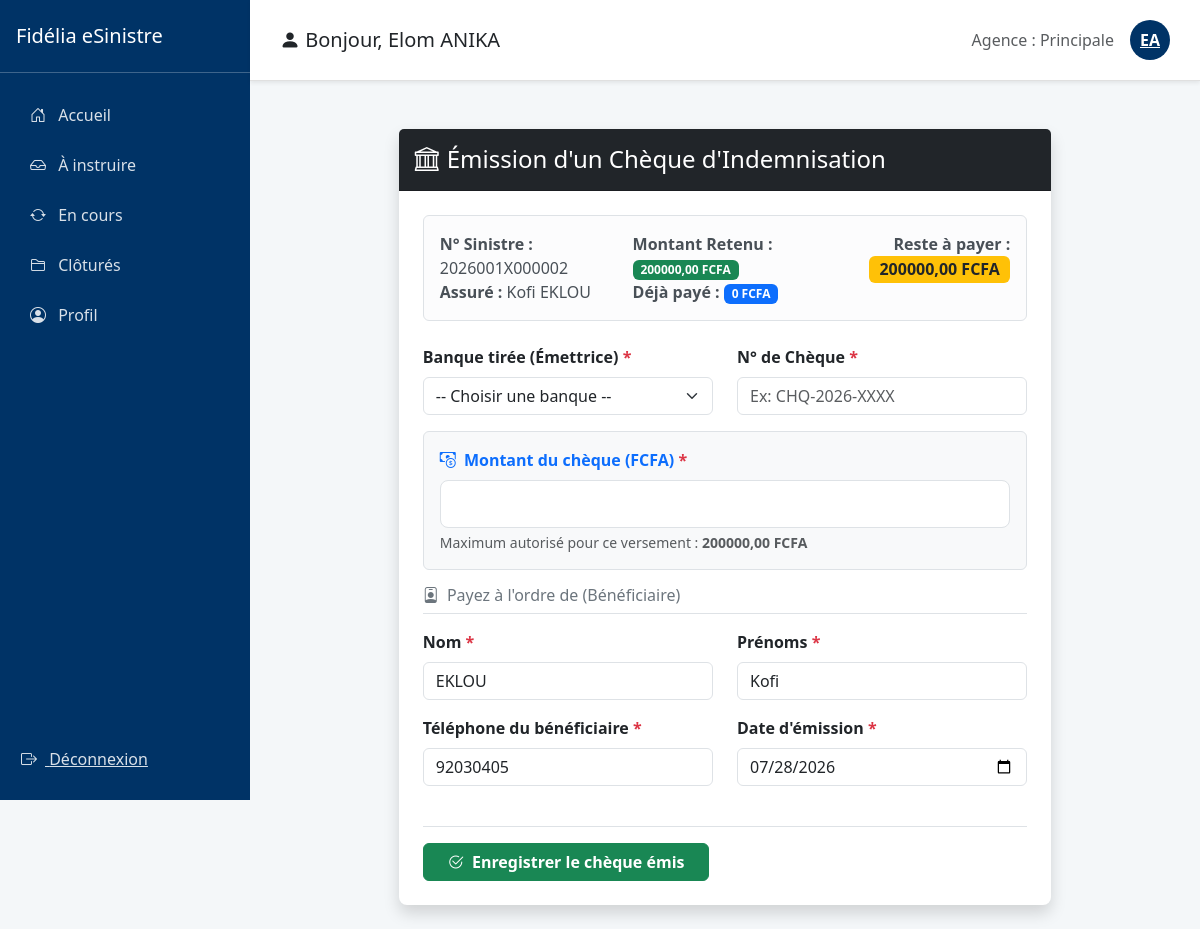
/sinistres/agent/dossier/2/emettre-cheque/ (signed in), run on the app's committed database.
### gestion_sinistres/models.py (models this page shows, shortened)
class Agent(models.Model):
    user = models.OneToOneField(User, on_delete=models.CASCADE, related_name='agent')
    agence = models.ForeignKey(Agence, on_delete=models.SET_NULL, null=True)
    matricule = models.CharField(max_length=20, unique=True)
    telephone = models.CharField(max_length=20, blank=True)
    compte_active = models.BooleanField(default=False)
    doit_changer_mot_de_passe = models.BooleanField(default=True)   # ← nouveau
    tentatives_echouees = models.PositiveSmallIntegerField(default=0)
    bloque_jusqu_a = models.DateTimeField(null=True, blank=True)

class Agence(models.Model):
    nom = models.CharField(max_length=100, unique=True)
    ville = models.ForeignKey('Ville', on_delete=models.SET_NULL, null=True, blank=True)
    def __str__(self):
        return self.nom

class Sinistre(models.Model):
    NATURE_CHOICES = [('C', 'Corporel'), ('M', 'Matériel'), ('X', 'Mixte')]
    STATUS_CHOICES = [
        ('SOUMIS', 'Soumis'),
        ('ATTENTE_COMPLEMENTS', 'En attente de compléments'),
        ('ATTENTE_VALIDATION', 'En attente de validation'),
        ('A_CORRIGER', 'A corriger'),
        ('EN_COURS', 'En cours'),
        ('CHEQUE_EMIS', 'Chèque émis'),
        ('CLOTURE', 'Clôturé'),
        ('SANS_SUITE', 'Sans suite'),
        ('REOUVERT', 'Réouvert'),
    ]
    nom_conducteur = models.CharField(max_length=100)
    immatriculation = models.CharField(max_length=50, blank=True, null=True, verbose_name="Immatriculation")
    numero_sinistre = models.CharField(max_length=20, unique=True)
    statut = models.CharField(max_length=30, choices=STATUS_CHOICES, default='SOUMIS')
    agent_traitant = models.CharField(max_length=100, blank=True, null=True)
    montant_estime = models.DecimalField(max_digits=12, decimal_places=2, default=0)
    prix_retenu = models.DecimalField(max_digits=12, decimal_places=2, null=True, blank=True)
    attestation_generee = models.BooleanField(default=False)
    date_attestation = models.DateTimeField(null=True, blank=True)
    date_cloture = models.DateTimeField(null=True, blank=True)
    indemnisation_validee = models.BooleanField(default=False)
    date_survenance = models.DateTimeField()
    date_declaration = models.DateTimeField(auto_now_add=True)
    heure_approximative = models.TimeField()
    circonstances = models.TextField()
    vehicule = models.ForeignKey(Vehicule, on_delete=models.CASCADE)
    region = models.ForeignKey(Region, on_delete=models.SET_NULL, null=True)
    commune = models.ForeignKey(Commune, on_delete=models.SET_NULL, null=True)
    ville = models.ForeignKey(Ville, on_delete=models.SET_NULL, null=True)
    quartier = models.CharField(max_length=150)
    nature = models.CharField(max_length=1, choices=NATURE_CHOICES)
    numero_point_vente = models.CharField(max_length=10, default="001")
    assure = models.ForeignKey(User, on_delete=models.CASCADE, related_name='sinistres')
    quittance = models.ForeignKey(Quittance, on_delete=models.SET_NULL, null=True, blank=True)
    lettre_derogation = models.FileField(upload_to='sinistres/derogations/', blank=True, null=True)
    autre_vehicule_implique = models.BooleanField(default=False)
    vehicule_adverse_immatriculation = models.CharField(max_length=50, blank=True, null=True)
    vehicule_adverse_marque = models.CharField(max_length=50, blank=True, null=True)
    vehicule_adverse_modele = models.CharField(max_length=50, blank=True, null=True)
    vehicule_adverse_compagnie = models.CharField(max_length=100, blank=True, null=True, verbose_name="Compagnie d'assurance (véhicule adverse)")
    nombre_blesses = models.PositiveSmallIntegerField(default=0)
    nombre_morts = models.PositiveSmallIntegerField(default=0)
    @property
    def total_paye(self):
        return sum(p.montant for p in self.paiements.all())
    @property
    def reste_a_payer(self):
        if not self.prix_retenu:
            return 0
        return self.prix_retenu - self.total_paye

class Assure(models.Model):
    user = models.OneToOneField(User, on_delete=models.CASCADE, related_name='assure')
    numero_police = models.CharField(max_length=50, unique=True)
    telephone = models.CharField(max_length=20, blank=True, null=True)
    agence = models.ForeignKey(Agence, on_delete=models.SET_NULL, null=True, blank=True)
    compte_active = models.BooleanField(default=False)
    politique_confidentialite_acceptee = models.BooleanField(default=False)
    tentatives_echouees = models.PositiveSmallIntegerField(default=0)
    bloque_jusqu_a = models.DateTimeField(null=True, blank=True)

### gestion_sinistres/views.py (the view, shortened to what this page needs)
# urls.py: path('agent/dossier/<int:sinistre_id>/emettre-cheque/', views.emettre_cheque, name='emettre_cheque'),
@login_required
def emettre_cheque(request, sinistre_id):
    sinistre = get_object_or_404(Sinistre, pk=sinistre_id)
    return render(request, 'emettre_cheque.html', {'sinistre': sinistre})

### gestion_sinistres/templates/emettre_cheque.html (shortened to what this page needs)
{% extends 'base_agent.html' %}
{% block content %}
<div class="container mt-4">
    <div class="row justify-content-center">
        <div class="col-md-9">
            <div class="card shadow border-0 rounded-3">
                <div class="card-header bg-dark text-white py-3">
                    <h4 class="card-title mb-0">
                        <i class="bi bi-bank me-2"></i>Émission d'un Chèque d'Indemnisation
                    </h4>
                </div>
                <div class="card-body p-4">
                    <div class="alert alert-light border mb-4">
                        <div class="row g-2">
                            <div class="col-md-4">
                                <strong>N° Sinistre :</strong> {{ sinistre.numero_sinistre }}<br>
                                <strong>Assuré :</strong> {{ sinistre.assure.get_full_name|default:sinistre.assure.username }}
                            </div>
                            <div class="col-md-4">
                                <strong>Montant Retenu :</strong> <span class="badge bg-success">{{ sinistre.prix_retenu|default:"0" }} FCFA</span><br>
                                <strong>Déjà payé :</strong> <span class="badge bg-primary">{{ sinistre.total_paye|default:"0" }} FCFA</span>
                            </div>
                            <div class="col-md-4 text-md-end">
                                <strong>Reste à payer :</strong><br>
                                <span class="badge bg-warning text-dark fs-6">{{ sinistre.reste_a_payer|default:"0" }} FCFA</span>
                            </div>
                        </div>
                    </div>
                    <form method="POST" enctype="multipart/form-data">
                        <div class="row">
                            <div class="col-md-6 mb-3">
                                <label class="form-label fw-bold">Banque tirée (Émettrice) <span class="text-danger">*</span></label>
                                <select name="banque_cheque" class="form-select" required>
                                    <option value="">-- Choisir une banque --</option>
                                </select>
                            </div>
                            <div class="col-md-6 mb-3">
                                <label class="form-label fw-bold">N° de Chèque <span class="text-danger">*</span></label>
                                <input type="text" name="numero_cheque" class="form-control" placeholder="Ex: CHQ-2026-XXXX" required>
                            </div>
                        </div>
                        <div class="mb-3 bg-light p-3 border rounded">
                            <label class="form-label fw-bold text-primary">
                                <i class="bi bi-cash-coin me-1"></i> Montant du chèque (FCFA) <span class="text-danger">*</span>
                            </label>
                            <input type="number"
                                   step="0.01"
                                   name="montant"
                                   class="form-control form-control-lg fw-bold text-success"
                                   max="{{ sinistre.reste_a_payer }}"
                                   value="{{ sinistre.reste_a_payer }}"
                                   required>
                            <div class="form-text">Maximum autorisé pour ce versement : <strong>{{ sinistre.reste_a_payer }} FCFA</strong></div>
                        </div>
                        <h5 class="border-bottom pb-2 mb-3 text-secondary fs-6"><i class="bi bi-person-badge me-1"></i> Payez à l'ordre de (Bénéficiaire)</h5>
                        <div class="row">
                            <div class="col-md-6 mb-3">
                                <label class="form-label fw-bold">Nom <span class="text-danger">*</span></label>
                                <input type="text" name="beneficiaire_nom" class="form-control" value="{{ sinistre.assure.last_name }}" required>
                            </div>
                            <div class="col-md-6 mb-3">
                                <label class="form-label fw-bold">Prénoms <span class="text-danger">*</span></label>
                                <input type="text" name="beneficiaire_prenoms" class="form-control" value="{{ sinistre.assure.first_name }}" required>
                            </div>
                        </div>
                        <div class="row">
                            <div class="col-md-6 mb-3">
                                <label class="form-label fw-bold">Téléphone du bénéficiaire <span class="text-danger">*</span></label>
                                <input type="text" name="beneficiaire_telephone" class="form-control" value="{{ sinistre.assure.assure.telephone|default:'' }}" placeholder="+228 XX XX XX XX" required>
                            </div>
                            <div class="col-md-6 mb-3">
                                <label class="form-label fw-bold">Date d'émission <span class="text-danger">*</span></label>
                                <input type="date" name="date_emission" class="form-control" value="{% now 'Y-m-d' %}" required>
                            </div>
                        </div>
                        <div class="d-flex justify-content-between align-items-center mt-4 pt-3 border-top">
                            <button type="submit" class="btn btn-success px-4 fw-bold">
                                <i class="bi bi-check2-circle me-1"></i> Enregistrer le chèque émis
                            </button>
                        </div>
                    </form>
                </div>
            </div>
        </div>
    </div>
</div>
{% endblock %}

### gestion_sinistres/templates/base_agent.html (shortened to what this page needs)
<!DOCTYPE html>
<html lang="fr">
<head>
    <link href="https://cdn.jsdelivr.net/npm/bootstrap@5.3.0/dist/css/bootstrap.min.css" rel="stylesheet">
    <link rel="stylesheet" href="https://cdn.jsdelivr.net/npm/bootstrap-icons@1.11.0/font/bootstrap-icons.css">
</head>
<body>
    <nav class="sidebar">
        <div class="d-flex align-items-center justify-content-between py-4 px-3 border-bottom border-light border-opacity-25">
            <h5 class="mb-0">Fidélia eSinistre</h5>
        </div>
        <div class="py-3">
            <a href="{% url 'accueil_agent' %}" class="{% if request.resolver_match.url_name == 'accueil_agent' %}active{% endif %}"><i class="bi bi-house-door me-2"></i> Accueil</a>
            <a href="{% url 'dossiers_a_instruire' %}" class=""><i class="bi bi-inbox me-2"></i> À instruire</a>
            <a href="{% url 'dossiers_en_cours' %}" class="{% if request.resolver_match.url_name == 'dossiers_en_cours' %}active{% endif %}"><i class="bi bi-arrow-repeat me-2"></i> En cours</a>
            <a href="{% url 'dossiers_clotures' %}" class="{% if request.resolver_match.url_name == 'dossiers_clotures' %}active{% endif %}"><i class="bi bi-folder2 me-2"></i> Clôturés</a>
            <a href="{% url 'profil_agent' %}" class=""><i class="bi bi-person-circle me-2"></i> Profil</a>
        </div>
        <div class="py-3 mt-auto">
            <form method="post" action="{% url 'logout' %}">
                <button type="submit" class="btn btn-link" style="color: rgba(255,255,255,0.85); padding: 12px 20px;"><i class="bi bi-box-arrow-right me-2"></i> Déconnexion</button>
            </form>
        </div>
    </nav>
    <main class="main-content">
        <div class="header-user d-flex align-items-center justify-content-between shadow-sm">
            <div class="d-flex align-items-center">
                <h5 class="mb-0"><i class="bi bi-person-fill"></i> Bonjour, {{ request.user.get_full_name|default:request.user.username }}</h5>
            </div>
            <div class="d-flex align-items-center">
                <span class="text-muted me-3">Agence : {{ request.user.agent.agence }}</span>
                <a href="{% url 'profil_agent' %}" class="user-badge">{{ request.user.first_name|first|default:"A" }}{{ request.user.last_name|first|default:"G" }}</a>
            </div>
        </div>
        <div class="p-4">
            {% block content %}{% endblock %}
        </div>
    </main>
</body>
</html>

### gestion_sinistres/templates/base_agent.html (style rules this page uses)
:root { --fidelia-blue: #003366; }
body { background-color: #f4f7f9; font-family: 'Segoe UI', sans-serif; }
.sidebar { width: 250px; height: 100vh; background: var(--fidelia-blue); color: white; position: fixed; left: 0; top: 0; display: flex; flex-direction: column; }
.sidebar a { color: rgba(255,255,255,0.85); display: block; padding: 12px 20px; text-decoration: none; border-radius: 6px; margin: 2px 10px; }
.main-content { margin-left: 250px; }
.header-user { background: white; padding: 20px 30px; border-bottom: 1px solid #e0e0e0; position: sticky; top: 0; z-index: 1020; }
.user-badge { width: 40px; height: 40px; border-radius: 50%; background: var(--fidelia-blue); color: white; display: flex; align-items: center; justify-content: center; font-weight: bold; }

### data on the page
Sinistre: numero_sinistre "2026001X000002", assure.get_full_name "Kofi EKLOU", prix_retenu "200000,00", total_paye "0", reste_a_payer "200000,00", beneficiaire_nom "EKLOU", beneficiaire_prenoms "Kofi", beneficiaire_telephone "92030405"

### other printed values
{{ request.user.get_full_name|default:request.user.username }} "Elom ANIKA"
{{ request.user.agent.agence }} "Principale"
{{ request.user.first_name|first|default:"A" }} "E"
{{ request.user.last_name|first|default:"G" }} "A"
